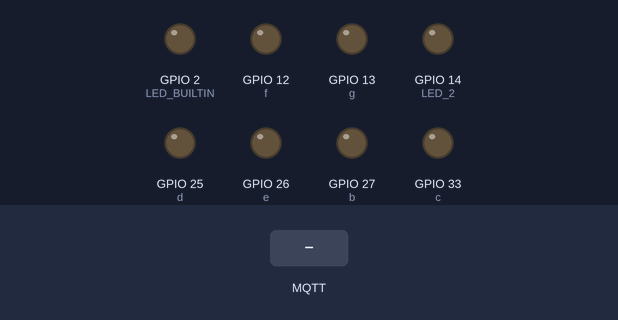
The program below on a simulated ESP32. On the bench: output pins drawn as LEDs (lit = HIGH). Inputs (shaded band) come from the test bench. WiFi joins after 1.5 s; servers stay silent unless stated; no MQTT or app messages arrive unless stated; what the program prints to the serial monitor is not drawn.

Above: at 2.7 s.
2.8 s: MQTT message "1" arrives on the first subscribed topic
At 3.5 s:
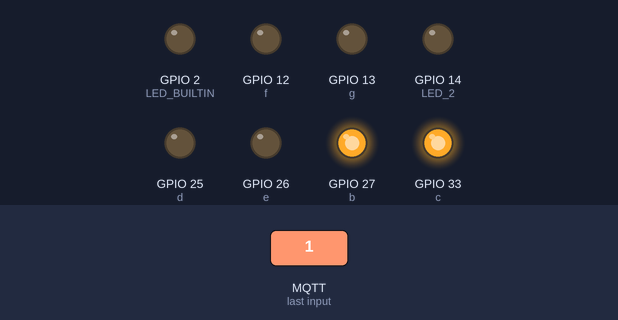
4.3 s: MQTT message "2" arrives on the first subscribed topic
At 7.0 s:
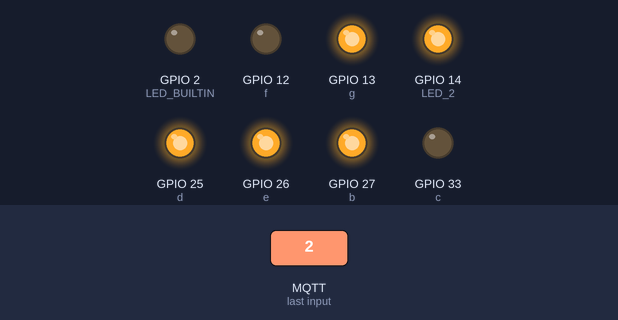
7.3 s: MQTT message "3" arrives on the first subscribed topic
At 9.3 s:
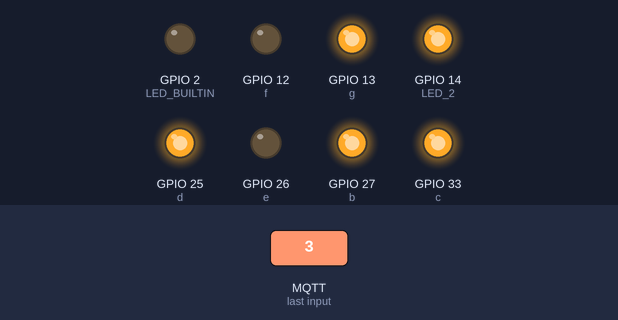
10.3 s: MQTT message "4" arrives on the first subscribed topic
At 12.8 s:
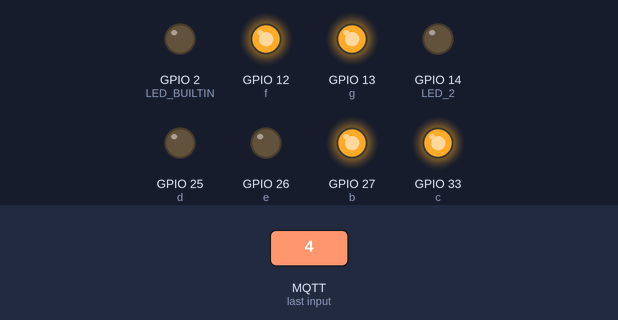
Timing chart, 0 to 16.3 s (numbered marks = the images above; inputs shaded):
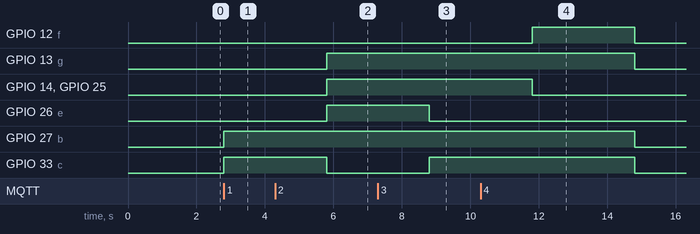

Measured:
- after the input at 2.8 s, GPIO 27 (b), GPIO 33 (c): LOW → HIGH at once
- after the input at 4.3 s, GPIO 13 (g), GPIO 14 (LED_2), GPIO 25 (d), GPIO 26 (e): LOW → HIGH after 1.5 s; GPIO 27 (b): stays HIGH (without the input it goes to LOW after 1.5 s)
- after the input at 7.3 s, GPIO 13 (g), GPIO 14 (LED_2), GPIO 25 (d), GPIO 27 (b): stays HIGH (without the input it goes to LOW after 1.5 s); GPIO 33 (c): LOW → HIGH after 1.5 s
- after the input at 10.3 s, GPIO 12 (f): LOW → HIGH after 1.5 s, → LOW 3.0 s later; GPIO 13 (g), GPIO 27 (b), GPIO 33 (c): HIGH → LOW after 4.5 s instead of 1.5 s

The program:

main.cpp
```cpp
#include "WiFi.h"
#include "PubSubClient.h" //pio lib install "knolleary/PubSubClient"
#include <iostream>
#include <string.h>

#define SSID          "NETGEAR68"
#define PWD           "excitedtuba713"

#define MQTT_SERVER   "192.168.1.2"
#define MQTT_PORT     1883

#define LED_2         14

WiFiClient espClient;
PubSubClient client(espClient);
long lastMsg = 0;
char msg[50];
int value = 0;

void callback(char *topic, byte *message, unsigned int length);
void schakelLED(String message);

//for the 7segment display
int a = 14;  //For displaying segment "a"
int b = 27;  //For displaying segment "b"
int c = 33;  //For displaying segment "c"
int d = 25;  //For displaying segment "d"
int e = 26;  //For displaying segment "e"
int f = 12;  //For displaying segment "f"
int g = 13;  //For displaying segment "g"
int point = 32; //For displaying the point

void setup_wifi()
{
  delay(10);
  Serial.println("Connecting to WiFi..");

  WiFi.begin(SSID, PWD);

  while (WiFi.status() != WL_CONNECTED)
  {
    delay(500);
    Serial.print(".");
  }

  Serial.println("");
  Serial.println("WiFi connected");
  Serial.println("IP address: ");
  Serial.println(WiFi.localIP());
}

void setup()
{

  Serial.begin(115200);

  setup_wifi();
  client.setServer(MQTT_SERVER, MQTT_PORT);
  client.setCallback(callback);

  pinMode(LED_2, OUTPUT);
  pinMode(LED_BUILTIN, OUTPUT);

  //for 7segment display
  pinMode(a, OUTPUT);  //A
  pinMode(b, OUTPUT);  //B
  pinMode(c, OUTPUT);  //C
  pinMode(d, OUTPUT);  //D
  pinMode(e, OUTPUT);  //E
  pinMode(f, OUTPUT);  //F
  pinMode(g, OUTPUT);  //G
}

//for 7segment display
void displayDigit(int digit){
  //Conditions for displaying segment a
  if(digit!=1 && digit != 4)
  digitalWrite(a,HIGH);

  //Conditions for displaying segment b
  if(digit != 5 && digit != 6)
  digitalWrite(b,HIGH);

  //Conditions for displaying segment c
  if(digit !=2)
  digitalWrite(c,HIGH);

  //Conditions for displaying segment d
  if(digit != 1 && digit !=4 && digit !=7)
  digitalWrite(d,HIGH);

  //Conditions for displaying segment e
  if(digit == 2 || digit ==6 || digit == 8 || digit==0)
  digitalWrite(e,HIGH);

  //Conditions for displaying segment f
  if(digit != 1 && digit !=2 && digit!=3 && digit !=7)
  digitalWrite(f,HIGH);
  if (digit!=0 && digit!=1 && digit !=7)
  digitalWrite(g,HIGH);

  }
  void turnOff()
  {
    digitalWrite(a,LOW);
    digitalWrite(b,LOW);
    digitalWrite(c,LOW);
    digitalWrite(d,LOW);
    digitalWrite(e,LOW);
    digitalWrite(f,LOW);
    digitalWrite(g,LOW);
  }

void callback(char *topic, byte *message, unsigned int length)
{
  Serial.print("Message arrived on topic: ");
  Serial.print(topic);
  Serial.print(". Message: ");
  String messageTemp;

  for (int i = 0; i < length; i++)
  {
    Serial.print((char)message[i]);
    messageTemp += (char)message[i];
  }
  Serial.println();
  Serial.println(messageTemp);
  schakelLED(messageTemp);

  // Feel free to add more if statements to control more GPIOs with MQTT
}

void reconnect()
{
  // Loop until we're reconnected
  while (!client.connected())
  {
    Serial.print("Attempting MQTT connection...");
    // Attempt to connect
    // creat unique client ID
    // in Mosquitto broker enable anom. access
    if (client.connect("ESP8266Sander"))
    {
      Serial.println("connected");
      // Subscribe
      //client.subscribe("input/#");
      client.subscribe("TrappenMaar");
    }
    else
    {
      Serial.print("failed, rc=");
      Serial.print(client.state());
      Serial.println(" try again in 5 seconds");
      // Wait 5 seconds before retrying
      delay(5000);
    }
  }
}
void loop()
{
  if (!client.connected())
  {
    reconnect();
  }
  client.loop();

  long now = millis();
  if (now - lastMsg > 5000)
  {
    lastMsg = now;
  }


  //client.publish("TrappenMaar","R");
  //delay(3000);


}

void schakelLED(String message){
  if (message == "1"){
    displayDigit(1);
  }
  else if(message == "2"){
    displayDigit(2);
  }
  else if(message == "3"){
    displayDigit(3);
  }
  else if(message == "4"){
    displayDigit(4);
  }

  delay(3000);
  turnOff();
}
```
